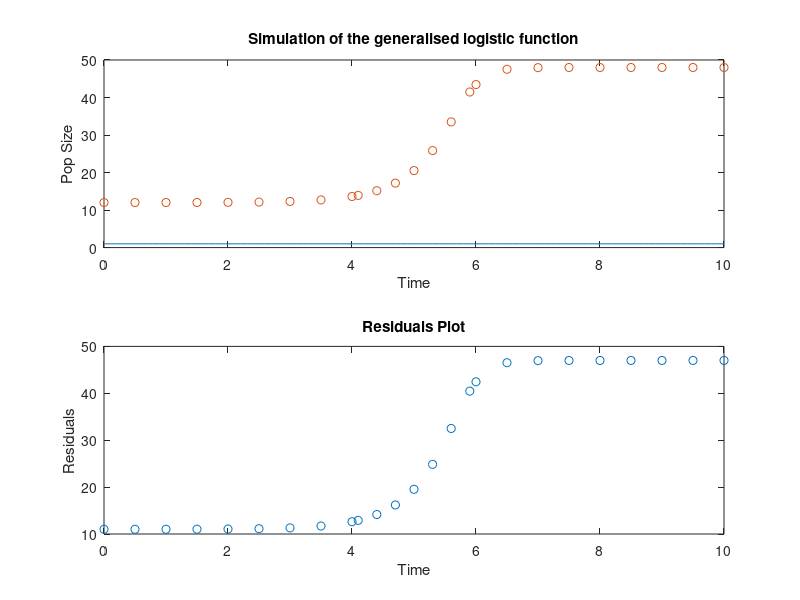

This figure's MATLAB source:
function z=Simple_Opt()
clc

p0=[1   % the lower asymptote
    1   % the upper asymptote
    1   % the growth rate
    1   % how max. growth occurs
    1   % Depend. on y(0)
    1]; % the time of max growth

z=Cost(p0,1);

% p2=fminsearch(@Cost,p0,[],0)
% z=Cost(p2,1);


end

function z=Cost(p,g)

Exp_data=dataset(1);

t=[0:.1:10]';
y=p(1)+(p(2)-p(1))./(1+p(5)*exp(-p(3)*(t-p(6)))).^(1/p(4));

ys=interp1(t,y,Exp_data(:,1));

Cost=sum((Exp_data(:,2)-ys).^2);

if g==1
    subplot(2,1,1)
    plot(t,y)
    hold on
    plot(Exp_data(:,1),Exp_data(:,2),'o')
    hold off
    xlabel('Time');ylabel('Pop Size'); title('Simulation of the generalised logistic function')
    subplot(2,1,2)
    plot(Exp_data(:,1),Exp_data(:,2)-ys,'o')
    xlabel('Time');ylabel('Residuals'); title('Residuals Plot')
end

z=Cost;
end

function z=dataset(dataset)

switch dataset
    case 1
        z=[      0   12.0021
            0.5000   12.0047
            1.0000   12.0109
            1.5000   12.0251
            2.0000   12.0577
            2.5000   12.1328
            3.0000   12.3056
            3.5000   12.7032
            4.0000   13.6180
            4.1000   13.9114
            4.4000   15.1509
            4.7000   17.1909
            5.0000   20.5287
            5.3000   25.8510
            5.6000   33.5000
            5.9000   41.4622
            6.0000   43.4489
            6.5000   47.5205
            7.0000   47.9597
            7.5000   47.9967
            8.0000   47.9997
            8.5000   48.0000
            9.0000   48.0000
            9.5000   48.0000
            10.0000   48.0000];
end


end